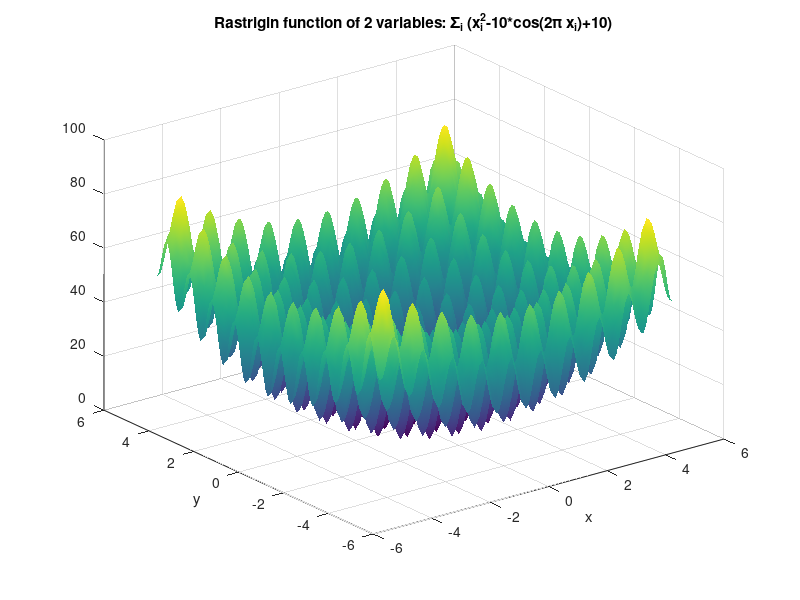

MATLAB code for this plot:
%% 2D Rastrigin Function
% Plots the 2D Rastrigin function, which is one of the standard benchmark
% fitness functions used for characterizing the performance of global
% minimization function.

%%
% Authors:
% Soumya D. Mohanty, Dec 2017
% First code
%
%

%%
% Grid of points along each axis
x = -5:.1:5;
y = -5:.1:5;
%%
% Convert to 2D array of grid points 
% X: each row is x
% Y: each column is y
[X,Y]=meshgrid(x,y);
%%
% f(X)+g(Y) = Z where Z(i,j) = f(X(i,j))+g(Y(i,j)) = f(x(j))+g(y(i))
figure;
surf(X,Y,X.^2+Y.^2-10*cos(2*pi*X)-10*cos(2*pi*Y)+2*10)
xlabel('x');
ylabel('y');
title('Rastrigin function of 2 variables: \Sigma_i (x_i^2-10*cos(2\pi x_i)+10)');
shading interp